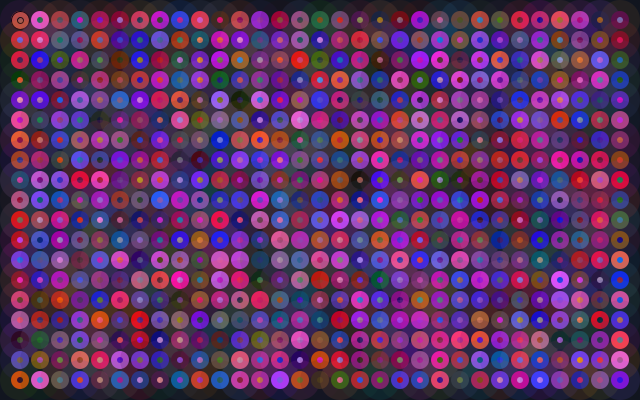
Frame 1 (no input)
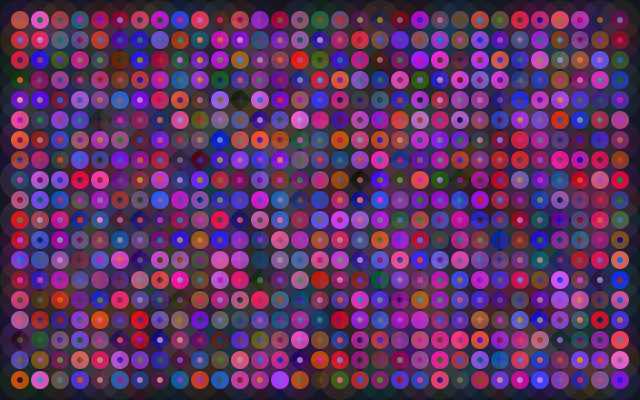
Frame 60 (the mouse pressed at the canvas centre just before this capture)
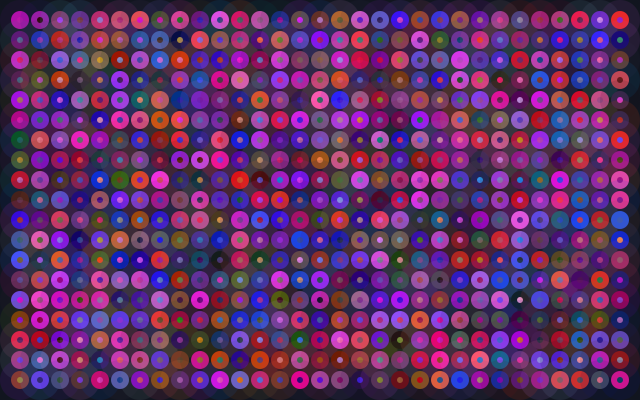
Frame 120 (the mouse held since frame 60 and released just before this capture)

The Processing sketch that drew these frames (run headless with seeded random() and noise(); from frame 60 on, the mouse is pressed at the canvas centre):

// Processing sketch: processing_28202
// ── processing_28202.pde

    
    
    void setup() {
      size(640,400);
      smooth();
      ellipseMode(CENTER);
    
    }
    
    void draw () {
    background (#11151F);
    randomSeed(mouseX);
    
    
    //Variablen
    int kreis1 = 32;
    int kreis2 = 20;
    int kreis3 = 18;
    
    
    //Schleifen
      for(int j = 1; j<kreis1; j++) {
      for(int i = 1; i<kreis2; i++) {
    
    //Form      
          kreis2 (width/kreis1*j,height/kreis2*i,i,random(255),random(100),random(255));
          kreis1 (width/kreis1*j,height/kreis2*i,j,random(255),random(155),random(255));
          kreis3 (width/kreis1*j,height/kreis2*i,j,random(255),random(155),random(255));
          }
        }
      }
    
    
    
    //Funktion
      void kreis1(float x, float y,float r,float rot, float gruen, float blau) {
  
        //stroke(#11151F, 255);
        fill(rot,gruen,blau);
        ellipse(x,y,6,6);
       
      }
  
  
      void kreis2(float x, float y,float r,float rot, float gruen, float blau) {
        
        
        fill(rot,gruen,blau);
        ellipse(x,y,18,18);
         
      }
      
      
            void kreis3(float x, float y,float r,float rot, float gruen, float blau) {
        
        noStroke();

        fill(rot,gruen,blau,30);
        ellipse(x,y,40,40);
         
      }
